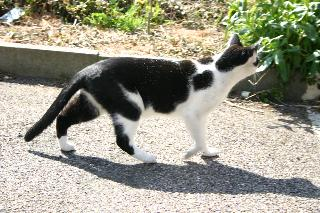
#> input picture A2/A2/inputs/1.jpg, 320 x 213 px; its folder holds only this picture in this run
$ python Q2.py
#> lines starting #> are read from the running program, lines starting #| are printed output that depends on the picture
import numpy as np
import cv2
import math
from sklearn.cluster import KMeans
from fcmeans import FCM
import os

'''
HOW TO RUN :
You can run this code in command prompt.
Change the path from path of input images where you've downloaded it.
Also cluster directory should be according to the path where you want to create it.
change paths in line 166,176,186,187.
'''


'''
In this function I am passing matrix (which is 256x256 image).
Then I am looping through the matrix cells and looking for neighboring cells.
then if the neighboring indices are valid then i am calculating minimum and
maximum of (neigboring, current value) and then calculating min/max and
then for each 8 neighbors of the cell I am doing this calculation and then
converting the binary string to integer and storing this integer value in
(i,j) cell of LBPCodeMatrix.
'''
def modifiedLBP(matrix):
	#later check if dtype = np.uint8 required
	LBPCodeMatrix = np.zeros((256, 256))
	for i in range(len(matrix)):
		for j in range(len(matrix[0])):
			stringLBP = ""
			c = matrix[i][j]
			neighbor = ""
			if(i-1>=0 and j-1>=0):
				n = matrix[i-1][j-1]
				neighbor = neighbor + str(n)
				bit = 0
				if(max(n,c)!=0):
					bit = round(min(n,c)/max(n,c))
				stringLBP = stringLBP + str(bit)
			else:
				stringLBP = stringLBP + "0"

			if(i-1>=0 and j>=0):
				n = matrix[i-1][j]
				neighbor = neighbor + str(n)
				bit = 0
				if(max(n,c)!=0):
					bit = round(min(n,c)/max(n,c))
				stringLBP = stringLBP + str(bit)
			else:
				stringLBP = stringLBP + "0"

			if(i-1>=0 and j+1<len(matrix[0])):
				n = matrix[i-1][j+1]
				neighbor = neighbor + str(n)
				bit = 0
				if(max(n,c)!=0):
					bit = round(min(n,c)/max(n,c))
				stringLBP = stringLBP + str(bit)
			else:
				stringLBP = stringLBP + "0"

			if(i>=0 and j+1<len(matrix[0])):
				n = matrix[i][j+1]
				neighbor = neighbor + str(n)
				bit = 0
				if(max(n,c)!=0):
					bit = round(min(n,c)/max(n,c))
				stringLBP = stringLBP + str(bit)
			else:
				stringLBP = stringLBP + "0"

			if(i+1<len(matrix) and j+1<len(matrix[0])):
				n = matrix[i+1][j+1]
				neighbor = neighbor + str(n)
				bit = 0
				if(max(n,c)!=0):
					bit = round(min(n,c)/max(n,c))
				stringLBP = stringLBP + str(bit)
			else:
				stringLBP = stringLBP + "0"

			if(i+1<len(matrix) and j>=0):
				n = matrix[i+1][j]
				neighbor = neighbor + str(n)
				bit = 0
				if(max(n,c)!=0):
					bit = round(min(n,c)/max(n,c))
				stringLBP = stringLBP + str(bit)
			else:
				stringLBP = stringLBP + "0"

			if(i+1<len(matrix) and j-1>=0):
				n = matrix[i+1][j-1]
				neighbor = neighbor + str(n)
				bit = 0
				if(max(n,c)!=0):
					bit = round(min(n,c)/max(n,c))
				stringLBP = stringLBP + str(bit)
			else:
				stringLBP = stringLBP + "0"

			if(i>=0 and j-1>=0):
				n = matrix[i][j-1]
				neighbor = neighbor + str(n)
				bit = 0
				if(max(n,c)!=0):
					bit = round(min(n,c)/max(n,c))
				stringLBP = stringLBP + str(bit)
			else:
				stringLBP = stringLBP + "0"
			LBPcode = int(stringLBP, 2)
			LBPCodeMatrix[i][j] = LBPcode
	return LBPCodeMatrix

'''
Here I am taking LBPCodeMatrix of a image as function argument and then I am
defining patches of size 4x4, 8x8....., 256x256. Then for each patch size
I am generating a histogram with 16 bins where 0th bin correspond to [0,16),
1st bin correspond to [16,32) and so on till 15th bin. Then for each patch I am
checking the LBP value at (i,j) and then checking the corresponding bin and
increase the count corresponding to that bin. Then for patch size 4x4, the
total number of histograms would be (256*256)/(4*4) and similarly for other
patch size as well. Then I am basically concatenating all the histograms of
all the patch size of the image. So for a image the number of histograms would
be 5461 as I have choosen patchSize as [4,8,16,32,64,128,256].
'''
def SPP(LBPCodeMatrix):
	p = 0
	imageLevelHistogram = np.zeros(5461*16)
	patchPow = [4,8,16,32,64,128,256]
	for t in range(len(patchPow)):
		patchSize = patchPow[t]
		for i in range(0, 256, patchSize):
			for j in range(0, 256, patchSize):
				LBPPatch = LBPCodeMatrix[i:i+patchSize, j:j+patchSize]
				histogram = np.zeros(16)
				for k in range(len(LBPPatch)):
					for l in range(len(LBPPatch[0])):
						patchVal = LBPPatch[k][l]
						idx = int(patchVal/16)
						if(idx==16):
							histogram[15] = histogram[15] + 1
						else:
							histogram[idx] = histogram[idx] + 1
				pp = 0
				temp = p
				while(temp-p<=15):
					imageLevelHistogram[p] = histogram[pp]
					pp = pp+1
					temp = temp+1
				p = temp

	return imageLevelHistogram


k_inp = int(input("enter k : "))
#> the answer given: 3

'''
Here I am basically looping through all the images in dataset and then obtaining
the 5461*16 histogram and then putting it in the combinedHistogram matrix.
'''
combinedHistogram = np.zeros((30, 5461*16))
for i in range(1,31):
	imgPath = f"../inputs/{i}.jpg"
	img = cv2.imread(imgPath)
#> img is the input picture: shape (213, 320, 3); mean B, G, R 137.1, 153.5, 154.8
	img = cv2.resize(img, (256, 256), interpolation = cv2.INTER_CUBIC)
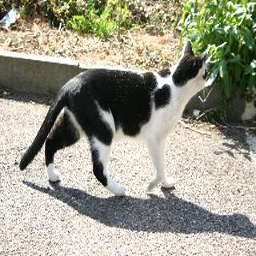
#> img: shape (256, 256, 3); mean B, G, R 137.1, 153.4, 154.6
	img = cv2.cvtColor(img, cv2.COLOR_BGR2GRAY)
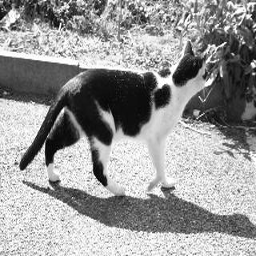
#> img: shape (256, 256); min 0, max 255, mean 151.9
	LBPCodeMatrix = modifiedLBP(img)
#> after the loop in modifiedLBP, `for i in range(len(matrix)):`:
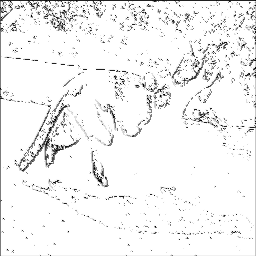
#> LBPCodeMatrix: shape (256, 256) float64; min 0, max 255, mean 242.4
	imageLevelHistogram = SPP(LBPCodeMatrix)
#> (the run stopped early here; a loop or call above may not have finished)
